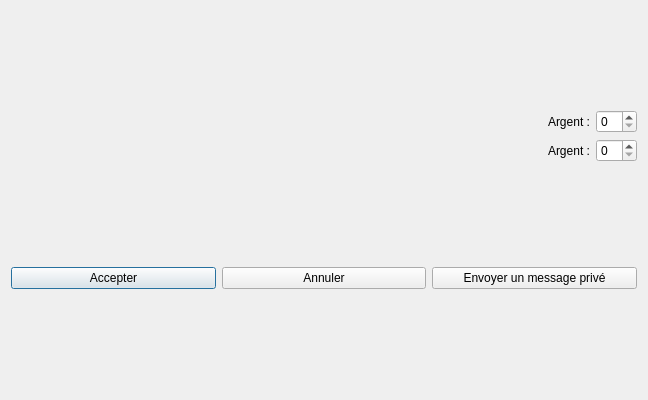
<?xml version="1.0" encoding="UTF-8"?>
<ui version="4.0">
 <class>Echange</class>
 <widget class="QDialog" name="Echange">
  <property name="geometry">
   <rect>
    <x>0</x>
    <y>0</y>
    <width>648</width>
    <height>400</height>
   </rect>
  </property>
  <property name="windowTitle">
   <string>Dialog</string>
  </property>
  <layout class="QVBoxLayout" name="verticalLayout">
   <item>
    <layout class="QHBoxLayout" name="lay_objets">
     <item>
      <layout class="QVBoxLayout" name="lay_objets_echanges">
       <item>
        <layout class="QHBoxLayout" name="mes_objets">
         <item>
          <widget class="QLabel" name="mon_name">
           <property name="text">
            <string/>
           </property>
          </widget>
         </item>
         <item>
          <spacer name="mon_spacer">
           <property name="orientation">
            <enum>Qt::Horizontal</enum>
           </property>
           <property name="sizeHint" stdset="0">
            <size>
             <width>40</width>
             <height>20</height>
            </size>
           </property>
          </spacer>
         </item>
         <item>
          <widget class="QLabel" name="texte_mon_argent">
           <property name="text">
            <string>Argent :</string>
           </property>
          </widget>
         </item>
         <item>
          <widget class="QSpinBox" name="mon_argent"/>
         </item>
        </layout>
       </item>
       <item>
        <layout class="QHBoxLayout" name="ses_objets">
         <item>
          <widget class="QLabel" name="son_name">
           <property name="text">
            <string/>
           </property>
          </widget>
         </item>
         <item>
          <spacer name="son_spacer">
           <property name="orientation">
            <enum>Qt::Horizontal</enum>
           </property>
           <property name="sizeHint" stdset="0">
            <size>
             <width>40</width>
             <height>20</height>
            </size>
           </property>
          </spacer>
         </item>
         <item>
          <widget class="QLabel" name="texte_son_argent">
           <property name="text">
            <string>Argent :</string>
           </property>
          </widget>
         </item>
         <item>
          <widget class="QSpinBox" name="son_argent"/>
         </item>
        </layout>
       </item>
      </layout>
     </item>
    </layout>
   </item>
   <item>
    <layout class="QHBoxLayout" name="boutons">
     <item>
      <widget class="QPushButton" name="accepter">
       <property name="text">
        <string>Accepter</string>
       </property>
      </widget>
     </item>
     <item>
      <widget class="QPushButton" name="annuler">
       <property name="text">
        <string>Annuler</string>
       </property>
      </widget>
     </item>
     <item>
      <widget class="QPushButton" name="mp">
       <property name="text">
        <string>Envoyer un message privé</string>
       </property>
      </widget>
     </item>
    </layout>
   </item>
  </layout>
 </widget>
 <resources/>
 <connections/>
</ui>
